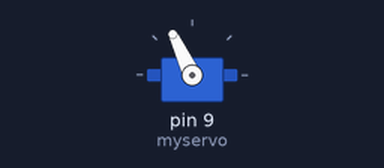
Recording of a sketch running on a simulated Arduino Uno, built with avr-gcc and run on an emulated ATmega328P. On the bench: servo. At 1.3 s the program stops and its outputs stay as they are.

Above: at 0.37 s.
At 1.1 s:
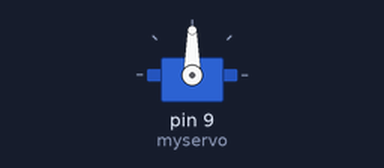
Timing chart, 0 to 2.6 s (numbered marks = the images above):
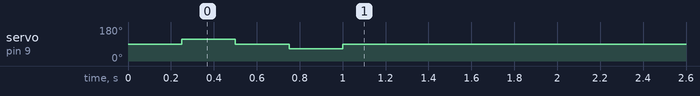

The sketch:

Test_arduino.ino
```cpp
#include <Servo.h>
Servo myservo;
int pos = 0;
void setup() {
  //pinMode(8, OUTPUT);
  myservo.attach(9);

}

void loop() {
  /**digitalWrite(8, HIGH);  // turn the LED on (HIGH is the voltage level)
  delay(2000);                      // wait for half a second
  digitalWrite(8, LOW);   // turn the LED off by making the voltage LOW
  delay(200);**/
  /**for (pos =0; pos <= 180; pos+=1){
    myservo.write(pos);
    delay(15);
  }
  for (pos =180; pos>= 0; pos-=1){
    myservo.write(pos);
    delay(15);
  }
  myservo.detach();**/
  /**
  for (pos =45; pos >= 0; pos-=1){
    myservo.write(pos);
    delay(10);
  }**/
  myservo.write(90);
  delay(250);
  myservo.write(115);
  delay(250);
  myservo.write(90);
  delay(250);
  myservo.write(65);
  delay(250);
  myservo.write(90);
  delay(250);
  while (1){

  }

}
```

Measured:
- by itself, servo on pin 9 (myservo): 90° → 115° at 0.25 s, → 90° 0.25 s later, → 65° 0.25 s later, → 90° 0.25 s later
